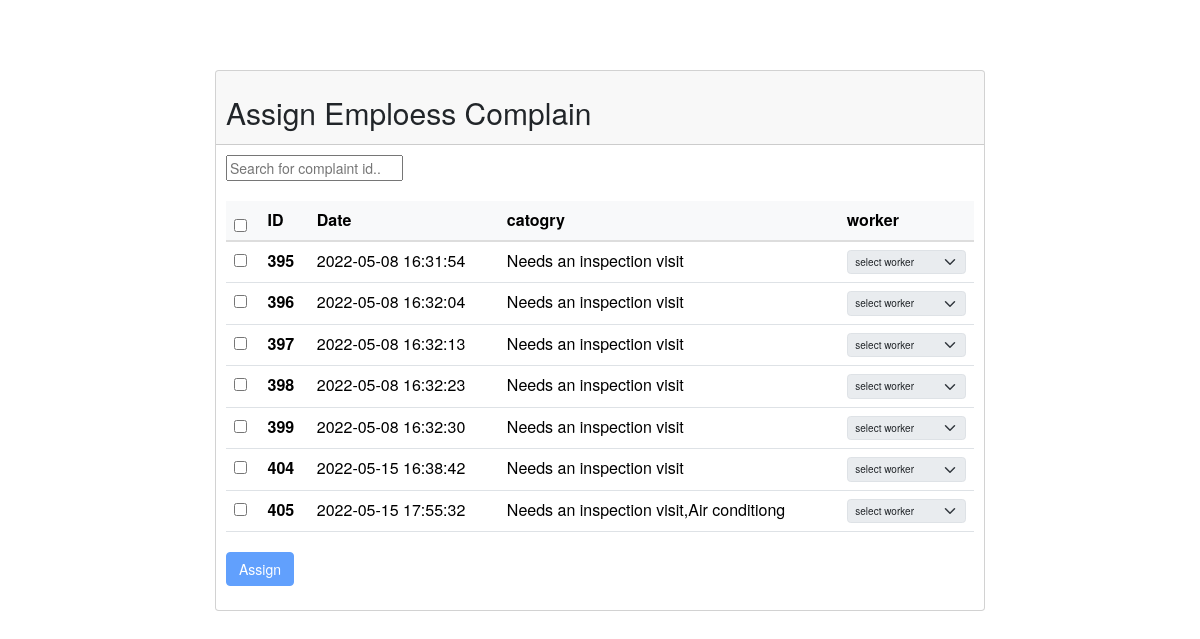
Screenshot of /pages/Assignpagelastone/AssignMod/anothercopyassign.php with the database file from the repository.
### tables this page shows
CREATE TABLE `complaint` (
  `complaintId` int(11) NOT NULL,
  `date` timestamp NOT NULL DEFAULT current_timestamp(),
  `category` varchar(50) NOT NULL,
  `status` varchar(20) NOT NULL DEFAULT 'Not Processed',
  `description` varchar(500) DEFAULT NULL,
  `images` text DEFAULT NULL,
  `roomNum` varchar(8) NOT NULL,
  `idofuser` int(4) NOT NULL
);

### pages/Assignpagelastone/AssignMod/anothercopyassign.php (the view, shortened to what this page needs)
<link rel="stylesheet" href="https://cdn.jsdelivr.net/npm/bootstrap-select@1.13.14/dist/css/bootstrap-select.min.css">
<link href="bootstrap5/css/bootstrap.min.css" rel="stylesheet">
<link href="https://cdn.datatables.net/1.10.16/css/jquery.dataTables.min.css" rel="stylesheet"/>
<link rel="stylesheet" href="http://netdna.bootstrapcdn.com/bootstrap/3.3.2/css/bootstrap.min.css">
  <?php
  $servername = "localhost";
  $username = "root";
  $password = "";
  $conn = mysqli_connect($servername, $username, $password,"muqu");
$qury="select complaintid , date , category from complaint where status='Not Processed'";
$result = $conn->query($qury);
 ?>
	<header class="navbar navbar-expand-md navbar-dark bd-navbar" > </header>
	<div class="container-fluid">
		<div class="row justify-content-center ">
			<div class="col-md-8">
			<div class="card text-left">
			  <div class="card-header">
				<h2> Assign Emploess Complain</h2>
			  </div>
			  <div class="card-body">
				 <form  id="form" name ="myFormName" action ="anothercopyassign.php" method="POST" class="row g-3 needs-validation" novalidate>
									<div class="col col-md-12">
				<input type="text" id="myInput" onkeyup="myFunction()" placeholder="Search for complaint id.." >
				<br/>
				<br/>
				  <table  id="myTable" class="table" >
				  <thead class="table-light">
					<tr>
					 <th><input type="checkbox"  value="bar1" onClick="toggle(this)"  /></th>
					 <th>ID</th>
					 <th>Date</th>
					 <th>catogry</th>
					 <th>worker</th>
				   </tr>
				  </thead>
				  <tbody>
				<?php
					while($row=$result->fetch_assoc()){
						echo"<tr>";
						echo"<td> <input type='checkbox'  class='box' name='box_".$row["complaintid"]."' id='box_".$row["complaintid"]."' onchange='callFunction()' onclick='mycomplaininfo();enable(this);chk(this)' /></td>";
            echo'
             <td name=name_"'.$row["complaintid"].'">
             <button id="YourID" type="button" name='.$row["complaintid"].' value='.$row["complaintid"].'
              class="xc" data-toggle="modal" data-target="#exampleModal"
               onclick="selectRoomNum(this)"><b>
             '.$row["complaintid"].'</b></button></td>';
						echo"<td>".$row["date"]."</td>";
						echo"<td>".$row["category"]."</td>";
						echo"<td> <select  class='form-select' id='SelectPicker_".$row["complaintid"]."' name='SelectPicker_".$row["complaintid"]."' disabled>";
						echo "<option value='0' class='fs-4'  >select worker </option>";
					 echo"</select></td>";
					 echo"</tr>";
				}
				  ?>
				  </tbody>
				  </table>
					<input type="submit" value="Assign" class="btn btn-primary" disabled id="Assign" onclick="validateMyForm(event);">
				</div>
					 </form>
					</div>
				</div>
			</div>
		</div>
	</div>

### pages/Assignpagelastone/AssignMod/anothercopyassign.php (style rules this page uses)
.xc { padding: 0; border: none; background: none; }

### rows the page displays
complaint: complaintId "395", date "2022-05-08 16:31:54", category "Needs an inspection visit", complaintId "select worker"
complaint: complaintId "396", date "2022-05-08 16:32:04", category "Needs an inspection visit", complaintId "select worker"
complaint: complaintId "397", date "2022-05-08 16:32:13", category "Needs an inspection visit", complaintId "select worker"
complaint: complaintId "398", date "2022-05-08 16:32:23", category "Needs an inspection visit", complaintId "select worker"
complaint: complaintId "399", date "2022-05-08 16:32:30", category "Needs an inspection visit", complaintId "select worker"
complaint: complaintId "404", date "2022-05-15 16:38:42", category "Needs an inspection visit", complaintId "select worker"
complaint: complaintId "405", date "2022-05-15 17:55:32", category "Needs an inspection visit,Air conditiong", complaintId "select worker"
